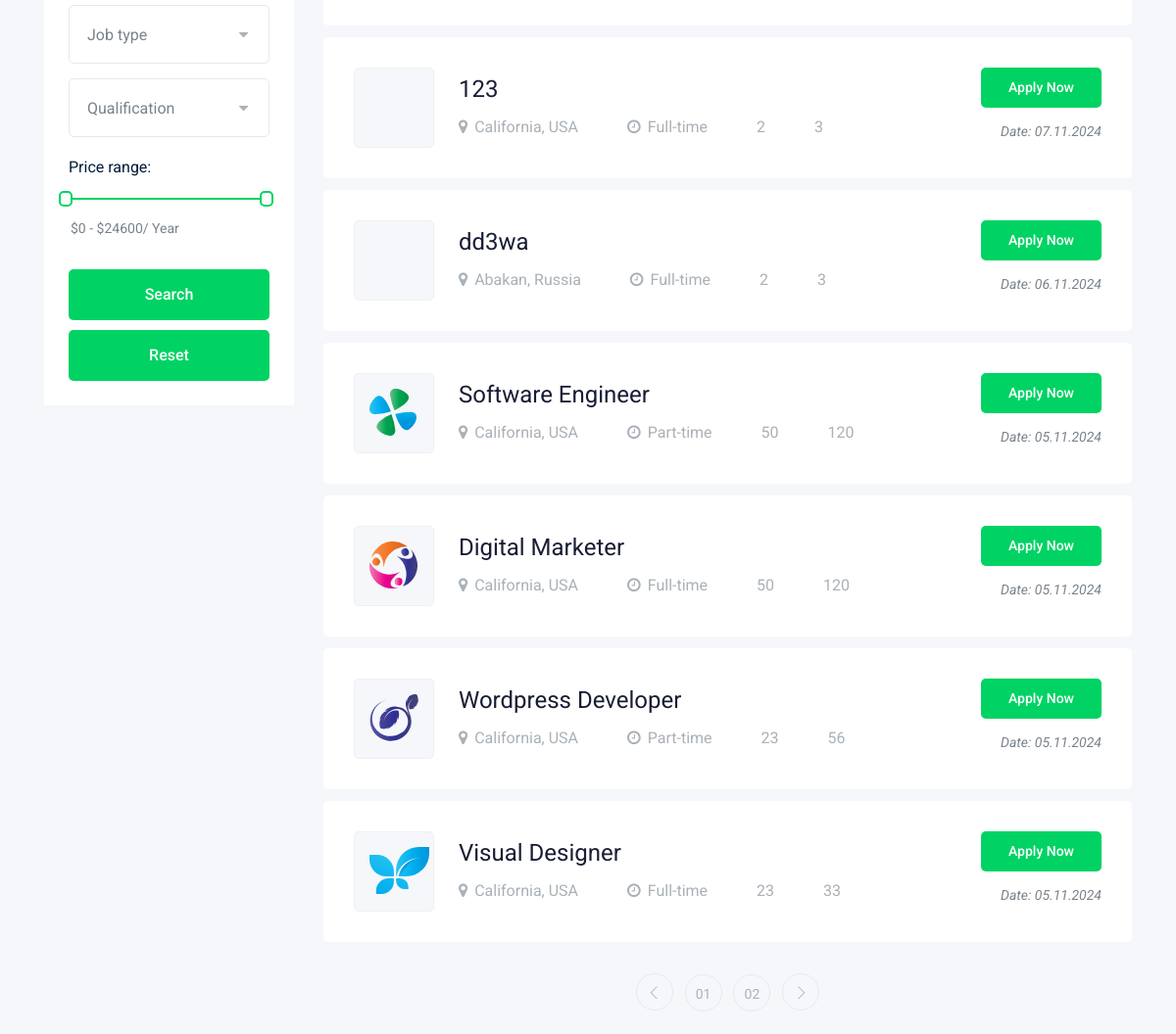
Before: /jobs.php (middle part) with the older database file.
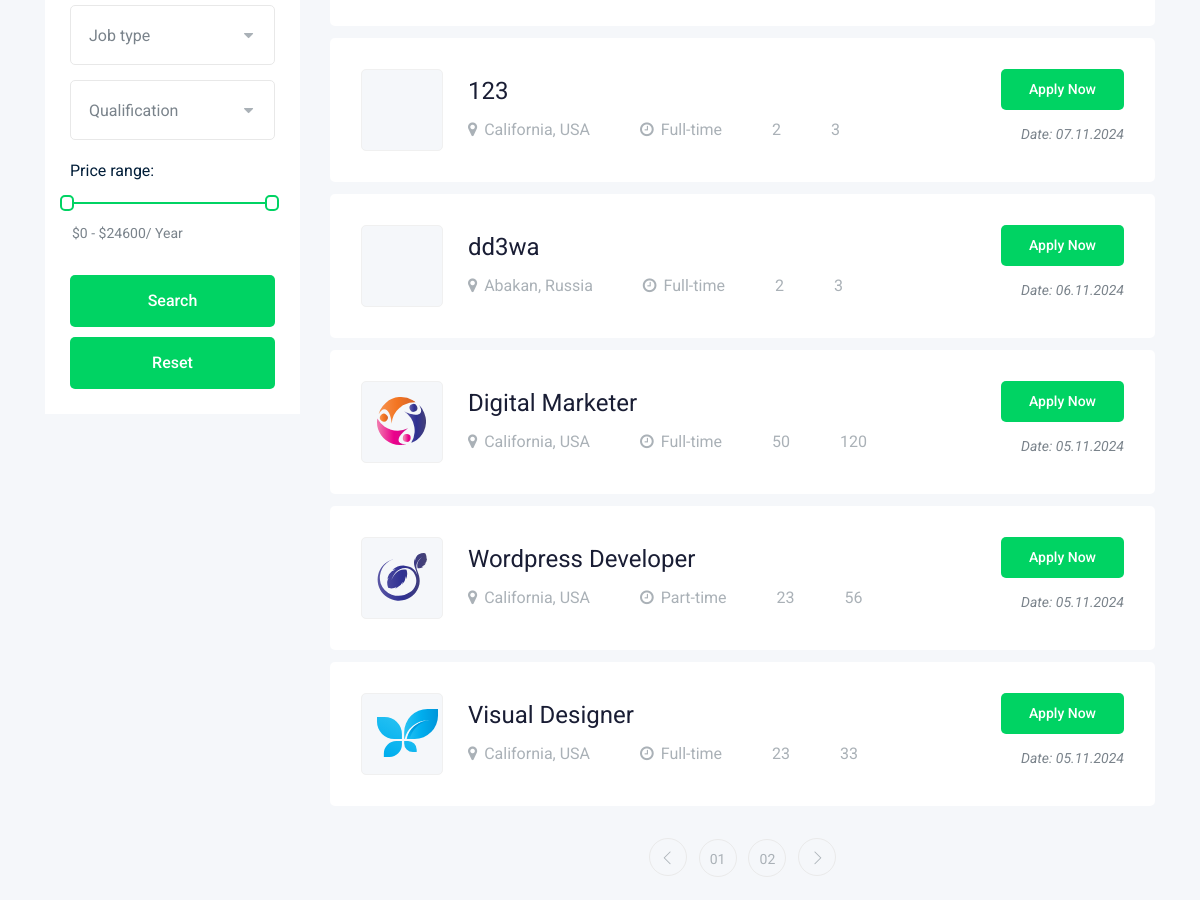
After: the same page with the newer database file.
### tables this page shows
CREATE TABLE `jobs` (
  `id` int NOT NULL,
  `name` varchar(255) NOT NULL,
  `description` text NOT NULL,
  `category_id` int NOT NULL,
  `min_salary` int NOT NULL,
  `max_salary` int NOT NULL,
  `qualification_id` int NOT NULL,
  `experience_id` int NOT NULL,
  `job_type_id` int NOT NULL,
  `location_id` int NOT NULL,
  `image` varchar(255) DEFAULT NULL,
  `date` timestamp NOT NULL DEFAULT CURRENT_TIMESTAMP,
  `slug` varchar(255) NOT NULL,
  `company_id` int NOT NULL,
  `available_position` int UNSIGNED NOT NULL DEFAULT '0'
);

CREATE TABLE `locations` (
  `id` int NOT NULL,
  `name` varchar(255) NOT NULL
);

CREATE TABLE `job_types` (
  `id` int NOT NULL,
  `name` varchar(255) NOT NULL
);

### jobs.php (the view, shortened to what the changed rows need)
<?php
$pdo = require_once $_SERVER['DOCUMENT_ROOT'] . '/db.php';
$filters = [
    'location' => $_GET['location'] ?? 'all',
    'category' => $_GET['category'] ?? 'all',
    'experience' => $_GET['experience'] ?? 'all',
    'job_type' => $_GET['job_type'] ?? 'all',
    'qualification' => $_GET['qualification'] ?? 'all',
    'keywords' => $_GET['keywords'] ?? '',
    'min_salary' => $_GET['min_salary'] ?? '',
    'max_salary' => $_GET['max_salary'] ?? '',
    'company' => $_GET['company'] ?? 'all',
];
$minSalary = round(24600 * (float)$filters['min_salary'] / 100);
$maxSalary = round(24600 * (float)$filters['max_salary'] / 100);
$sorting = $_GET['sorting'] ?? 'most_recent';
$sql = "SELECT jobs.*, locations.name AS location, job_types.name AS job_type
        FROM jobs
        JOIN locations ON jobs.location_id = locations.id
        JOIN job_types ON jobs.job_type_id = job_types.id";
$whereClauses = [];
$params = [];
$whereClauses[] = "jobs.min_salary >= :min_salary";
$params['min_salary'] = $minSalary;
$whereClauses[] = "jobs.max_salary <= :max_salary";
$params['max_salary'] = empty($maxSalary) ? 24600 : $maxSalary;
if ($whereClauses) {
    $sql .= " WHERE " . implode(" AND ", $whereClauses);
}
if ($sorting === 'most_recent') {
    $sql .= " ORDER BY jobs.date DESC";
} elseif ($sorting === 'oldest') {
    $sql .= " ORDER BY jobs.date ASC";
} elseif ($sorting === 'highest_salary') {
    $sql .= " ORDER BY jobs.max_salary DESC";
} elseif ($sorting === 'lowest_salary') {
    $sql .= " ORDER BY jobs.max_salary ASC";
}
$stmt = $pdo->prepare($sql);
$stmt->execute($params);
$jobs = $stmt->fetchAll();
?>
<!doctype html>
<html class="no-js" lang="zxx">
<head>
    <link rel="stylesheet" href="css/bootstrap.min.css">
    <link rel="stylesheet" href="css/owl.carousel.min.css">
    <link rel="stylesheet" href="css/magnific-popup.css">
    <link rel="stylesheet" href="css/font-awesome.min.css">
    <link rel="stylesheet" href="css/themify-icons.css">
    <link rel="stylesheet" href="css/nice-select.css">
    <link rel="stylesheet" href="css/flaticon.css">
    <link rel="stylesheet" href="css/jquery-ui.css">
    <link rel="stylesheet" href="css/gijgo.css">
    <link rel="stylesheet" href="css/animate.min.css">
    <link rel="stylesheet" href="css/slicknav.css">
    <link rel="stylesheet" href="css/style.css">
</head>
<body>
<div class="job_listing_area plus_padding">
    <div class="container">
        <div class="row">
            <div class="col-lg-9">
                <div class="job_lists m-0">
                    <div class="row">
                        <?php foreach ($jobs as $job): ?>
                            <div class="col-lg-12 col-md-12">
                                <div class="single_jobs white-bg d-flex justify-content-between">
                                    <div class="jobs_left d-flex align-items-center">
                                        <div class="thumb">
                                            <img src="<?= $job['image'] ?>" alt="">
                                        </div>
                                        <div class="jobs_conetent">
                                            <a href="/job_details.php?slug=<?= $job['slug'] ?>">
                                                <h4><?= $job['name'] ?></h4>
                                            </a>
                                            <div class="links_locat d-flex align-items-center">
                                                <div class="location">
                                                    <p><i class="fa fa-map-marker"></i><?= $job['location'] ?></p>
                                                </div>
                                                <div class="location">
                                                    <p><i class="fa fa-clock-o"></i><?= $job['job_type'] ?></p>
                                                </div>
                                                <div class="location">
                                                    <p><?= $job['min_salary'] ?></p>
                                                </div>
                                                <div class="location">
                                                    <p><?= $job['max_salary'] ?></p>
                                                </div>
                                            </div>
                                        </div>
                                    </div>
                                    <div class="jobs_right">
                                        <div class="apply_now">
                                            <a href="/job_details.php?slug=<?= $job['slug'] ?>" class="boxed-btn3">Apply
                                                Now</a>
                                        </div>
                                        <div class="date">
                                            <p>Date: <?= date('d.m.Y', strtotime($job['date'])) ?></p>
                                        </div>
                                    </div>
                                </div>
                            </div>
                        <?php endforeach; ?>
                    </div>
                </div>
            </div>
        </div>
    </div>
</div>
</body>
</html>

Changed rows visible on the page:
removed jobs: image (picture), name "Software Engineer", location.name "California, USA", job_type.name "Part-time", min_salary "50", max_salary "120", date "05.11.2024"
